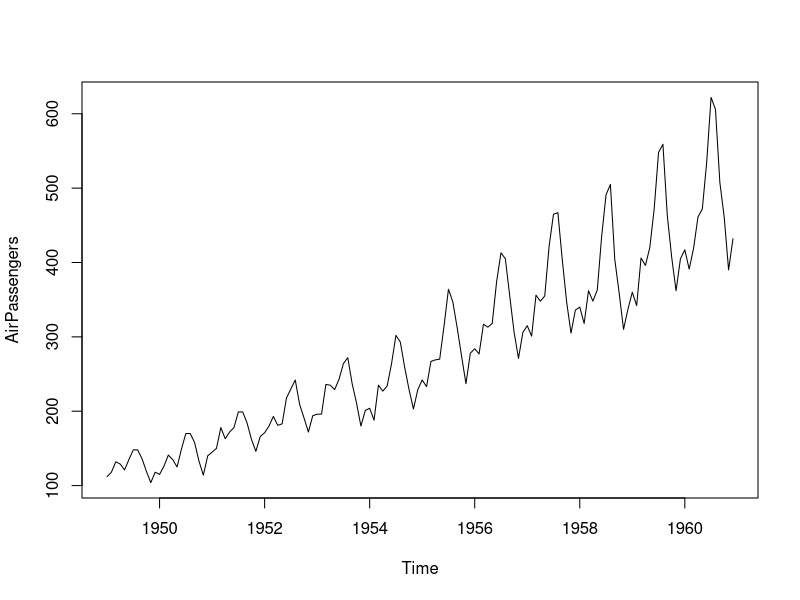
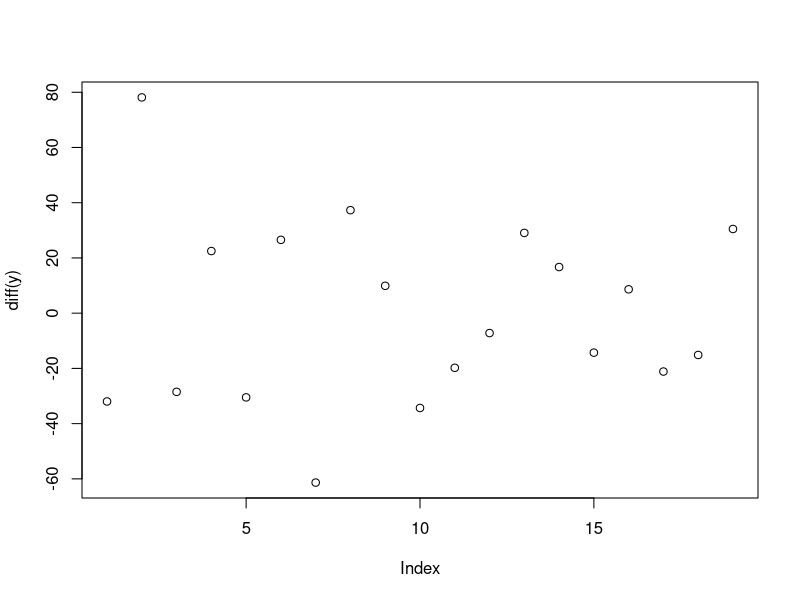
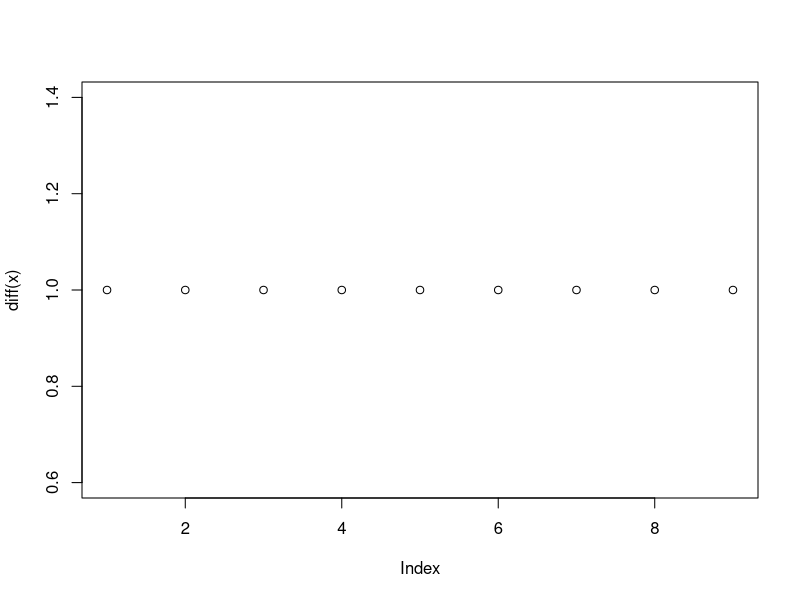

Generate these figures, in order, with R:
## ---- chunk 1
# This is a so-called "R chunk" where you can write R code.
setwd("C:/LocalData/linwang/OneDrive - University of Helsinki/course/Open data science 2020/IODS-project")

# This is a so-called "R chunk" where you can write R code.
help(AirPassengers)
plot(AirPassengers)

x <- seq(1,10, by = 1)
y <- runif(20, min = 1, max = 100)
plot(diff(y) )
plot(diff (x))

